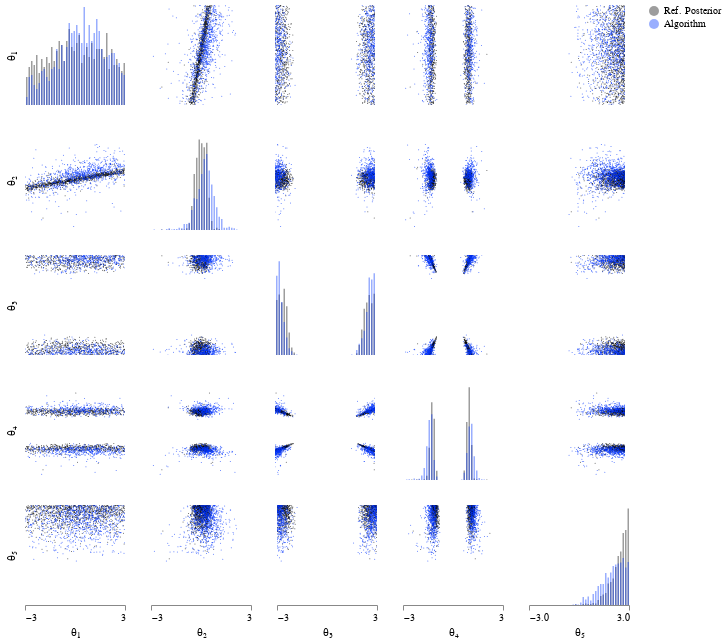

Notebook code cell kept with this figure:
### Code cell
from sbi_ebm.sbibm.tasks import get_task
import torch
import numpy as np
from sbibm.visualisation import fig_posterior
import deneb as den

i = -1

f = fig_posterior(
    # samples_tensor=result.result.train_results.posterior_samples,
    # samples_tensor=result.result.single_round_results[i].posterior_samples,
    # samples_tensor=result.result.single_round_results[0].train_theta,
    # samples_tensor=torch.from_numpy(np.array(ret_sunle.train_results.posterior_samples)),
    samples_tensor=torch.from_numpy(np.array(thetas_post)),
    num_samples=min(len(ret_sunle.train_results.single_round_results[i].posterior_samples), 1000),
    # task_name=result.result.train_results.config['task'],
    # task=get_task(result.result.train_results.config['task'])
    # task_name="LDCT",
    # task=get_task("LDCT")
    task_name=ret_sunle.train_results.config.task.task_name,
    task=get_task(ret_sunle.train_results.config.task.task_name),
    num_observation=ret_sunle.train_results.config.task.num_observation,
    # limits="Ref. Posterior"
)

den.set_style(width=100, height=100)
f

### Figure 1 — Vega-Lite specification as saved in the notebook (floating-point values rounded to 4 significant figures; data arrays with more than 128 entries replaced by an {"elided": "..."} marker saying what was removed)
{"config": {"view": {"strokeWidth": 0, "continuousHeight": 100, "discreteHeight": 100, "continuousWidth": 100, "discreteWidth": 100}, "axis": {"labelFontWeight": "normal", "titleFontWeight": "normal", "grid": false}, "header": {"labelFontWeight": "normal", "titleFontWeight": "normal"}, "legend": {"labelFontWeight": "normal", "titleFontWeight": "normal"}}, "vconcat": [{"hconcat": [{"mark": {"type": "bar", "clip": true, "opacity": 0.4}, "encoding": {"color": {"field": "sample", "legend": {"columns": 1, "orient": "right", "title": null}, "scale": {"domain": ["Ref. Posterior", "Algorithm"], "range": ["#0a0a0a", "#0035FD"]}, "type": "nominal"}, "x": {"axis": {"domainWidth": 0, "labels": false, "tickWidth": 0, "title": ""}, "bin": {"extent": [-3.0, 3.0], "step": 0.15}, "field": "θ₁", "scale": {"domain": [-3.0, 3.0], "zero": false}, "type": "quantitative"}, "y": {"aggregate": "count", "axis": {"domainWidth": 0, "labels": false, "tickWidth": 0, "title": "θ₁"}, "stack": null, "type": "quantitative"}}}, {"mark": {"type": "circle", "clip": true, "size": 1.0}, "encoding": {"color": {"field": "sample", "legend": {"columns": 1, "orient": "right", "title": null}, "scale": {"domain": ["Ref. Posterior", "Algorithm"], "range": ["#0a0a0a", "#0035FD"]}, "type": "nominal"}, "x": {"axis": {"domainWidth": 0, "labels": false, "tickWidth": 0, "title": ""}, "field": "θ₂", "scale": {"domain": [-3.0, 3.0], "zero": false}, "type": "quantitative"}, "y": {"axis": {"domainWidth": 0, "labels": false, "tickWidth": 0, "title": ""}, "field": "θ₁", "scale": {"domain": [-3.0, 3.0], "zero": false}, "type": "quantitative"}}}, {"mark": {"type": "circle", "clip": true, "size": 1.0}, "encoding": {"color": {"field": "sample", "legend": {"columns": 1, "orient": "right", "title": null}, "scale": {"domain": ["Ref. Posterior", "Algorithm"], "range": ["#0a0a0a", "#0035FD"]}, "type": "nominal"}, "x": {"axis": {"domainWidth": 0, "labels": false, "tickWidth": 0, "title": ""}, "field": "θ₃", "scale": {"domain": [-3.0, 3.0], "zero": false}, "type": "quantitative"}, "y": {"axis": {"domainWidth": 0, "labels": false, "tickWidth": 0, "title": ""}, "field": "θ₁", "scale": {"domain": [-3.0, 3.0], "zero": false}, "type": "quantitative"}}}, {"mark": {"type": "circle", "clip": true, "size": 1.0}, "encoding": {"color": {"field": "sample", "legend": {"columns": 1, "orient": "right", "title": null}, "scale": {"domain": ["Ref. Posterior", "Algorithm"], "range": ["#0a0a0a", "#0035FD"]}, "type": "nominal"}, "x": {"axis": {"domainWidth": 0, "labels": false, "tickWidth": 0, "title": ""}, "field": "θ₄", "scale": {"domain": [-3.0, 3.0], "zero": false}, "type": "quantitative"}, "y": {"axis": {"domainWidth": 0, "labels": false, "tickWidth": 0, "title": ""}, "field": "θ₁", "scale": {"domain": [-3.0, 3.0], "zero": false}, "type": "quantitative"}}}, {"mark": {"type": "circle", "clip": true, "size": 1.0}, "encoding": {"color": {"field": "sample", "legend": {"columns": 1, "orient": "right", "title": null}, "scale": {"domain": ["Ref. Posterior", "Algorithm"], "range": ["#0a0a0a", "#0035FD"]}, "type": "nominal"}, "x": {"axis": {"domainWidth": 0, "labels": false, "tickWidth": 0, "title": ""}, "field": "θ₅", "scale": {"domain": [-3.0, 3.0], "zero": false}, "type": "quantitative"}, "y": {"axis": {"domainWidth": 0, "labels": false, "tickWidth": 0, "title": ""}, "field": "θ₁", "scale": {"domain": [-3.0, 3.0], "zero": false}, "type": "quantitative"}}}]}, {"hconcat": [{"mark": {"type": "circle", "clip": true, "size": 1.0}, "encoding": {"color": {"field": "sample", "legend": {"columns": 1, "orient": "right", "title": null}, "scale": {"domain": ["Ref. Posterior", "Algorithm"], "range": ["#0a0a0a", "#0035FD"]}, "type": "nominal"}, "x": {"axis": {"domainWidth": 0, "labels": false, "tickWidth": 0, "title": ""}, "field": "θ₁", "scale": {"domain": [-3.0, 3.0], "zero": false}, "type": "quantitative"}, "y": {"axis": {"domainWidth": 0, "labels": false, "tickWidth": 0, "title": "θ₂", "values": [-3.0, 3.0]}, "field": "θ₂", "scale": {"domain": [-3.0, 3.0], "zero": false}, "type": "quantitative"}}}, {"mark": {"type": "bar", "clip": true, "opacity": 0.4}, "encoding": {"color": {"field": "sample", "legend": {"columns": 1, "orient": "right", "title": null}, "scale": {"domain": ["Ref. Posterior", "Algorithm"], "range": ["#0a0a0a", "#0035FD"]}, "type": "nominal"}, "x": {"axis": {"domainWidth": 0, "labels": false, "tickWidth": 0, "title": ""}, "bin": {"extent": [-3.0, 3.0], "step": 0.15}, "field": "θ₂", "scale": {"domain": [-3.0, 3.0], "zero": false}, "type": "quantitative"}, "y": {"aggregate": "count", "axis": {"domainWidth": 0, "labels": false, "tickWidth": 0, "title": ""}, "stack": null, "type": "quantitative"}}}, {"mark": {"type": "circle", "clip": true, "size": 1.0}, "encoding": {"color": {"field": "sample", "legend": {"columns": 1, "orient": "right", "title": null}, "scale": {"domain": ["Ref. Posterior", "Algorithm"], "range": ["#0a0a0a", "#0035FD"]}, "type": "nominal"}, "x": {"axis": {"domainWidth": 0, "labels": false, "tickWidth": 0, "title": ""}, "field": "θ₃", "scale": {"domain": [-3.0, 3.0], "zero": false}, "type": "quantitative"}, "y": {"axis": {"domainWidth": 0, "labels": false, "tickWidth": 0, "title": ""}, "field": "θ₂", "scale": {"domain": [-3.0, 3.0], "zero": false}, "type": "quantitative"}}}, {"mark": {"type": "circle", "clip": true, "size": 1.0}, "encoding": {"color": {"field": "sample", "legend": {"columns": 1, "orient": "right", "title": null}, "scale": {"domain": ["Ref. Posterior", "Algorithm"], "range": ["#0a0a0a", "#0035FD"]}, "type": "nominal"}, "x": {"axis": {"domainWidth": 0, "labels": false, "tickWidth": 0, "title": ""}, "field": "θ₄", "scale": {"domain": [-3.0, 3.0], "zero": false}, "type": "quantitative"}, "y": {"axis": {"domainWidth": 0, "labels": false, "tickWidth": 0, "title": ""}, "field": "θ₂", "scale": {"domain": [-3.0, 3.0], "zero": false}, "type": "quantitative"}}}, {"mark": {"type": "circle", "clip": true, "size": 1.0}, "encoding": {"color": {"field": "sample", "legend": {"columns": 1, "orient": "right", "title": null}, "scale": {"domain": ["Ref. Posterior", "Algorithm"], "range": ["#0a0a0a", "#0035FD"]}, "type": "nominal"}, "x": {"axis": {"domainWidth": 0, "labels": false, "tickWidth": 0, "title": ""}, "field": "θ₅", "scale": {"domain": [-3.0, 3.0], "zero": false}, "type": "quantitative"}, "y": {"axis": {"domainWidth": 0, "labels": false, "tickWidth": 0, "title": ""}, "field": "θ₂", "scale": {"domain": [-3.0, 3.0], "zero": false}, "type": "quantitative"}}}]}, {"hconcat": [{"mark": {"type": "circle", "clip": true, "size": 1.0}, "encoding": {"color": {"field": "sample", "legend": {"columns": 1, "orient": "right", "title": null}, "scale": {"domain": ["Ref. Posterior", "Algorithm"], "range": ["#0a0a0a", "#0035FD"]}, "type": "nominal"}, "x": {"axis": {"domainWidth": 0, "labels": false, "tickWidth": 0, "title": ""}, "field": "θ₁", "scale": {"domain": [-3.0, 3.0], "zero": false}, "type": "quantitative"}, "y": {"axis": {"domainWidth": 0, "labels": false, "tickWidth": 0, "title": "θ₃", "values": [-3.0, 3.0]}, "field": "θ₃", "scale": {"domain": [-3.0, 3.0], "zero": false}, "type": "quantitative"}}}, {"mark": {"type": "circle", "clip": true, "size": 1.0}, "encoding": {"color": {"field": "sample", "legend": {"columns": 1, "orient": "right", "title": null}, "scale": {"domain": ["Ref. Posterior", "Algorithm"], "range": ["#0a0a0a", "#0035FD"]}, "type": "nominal"}, "x": {"axis": {"domainWidth": 0, "labels": false, "tickWidth": 0, "title": ""}, "field": "θ₂", "scale": {"domain": [-3.0, 3.0], "zero": false}, "type": "quantitative"}, "y": {"axis": {"domainWidth": 0, "labels": false, "tickWidth": 0, "title": ""}, "field": "θ₃", "scale": {"domain": [-3.0, 3.0], "zero": false}, "type": "quantitative"}}}, {"mark": {"type": "bar", "clip": true, "opacity": 0.4}, "encoding": {"color": {"field": "sample", "legend": {"columns": 1, "orient": "right", "title": null}, "scale": {"domain": ["Ref. Posterior", "Algorithm"], "range": ["#0a0a0a", "#0035FD"]}, "type": "nominal"}, "x": {"axis": {"domainWidth": 0, "labels": false, "tickWidth": 0, "title": ""}, "bin": {"extent": [-3.0, 3.0], "step": 0.15}, "field": "θ₃", "scale": {"domain": [-3.0, 3.0], "zero": false}, "type": "quantitative"}, "y": {"aggregate": "count", "axis": {"domainWidth": 0, "labels": false, "tickWidth": 0, "title": ""}, "stack": null, "type": "quantitative"}}}, {"mark": {"type": "circle", "clip": true, "size": 1.0}, "encoding": {"color": {"field": "sample", "legend": {"columns": 1, "orient": "right", "title": null}, "scale": {"domain": ["Ref. Posterior", "Algorithm"], "range": ["#0a0a0a", "#0035FD"]}, "type": "nominal"}, "x": {"axis": {"domainWidth": 0, "labels": false, "tickWidth": 0, "title": ""}, "field": "θ₄", "scale": {"domain": [-3.0, 3.0], "zero": false}, "type": "quantitative"}, "y": {"axis": {"domainWidth": 0, "labels": false, "tickWidth": 0, "title": ""}, "field": "θ₃", "scale": {"domain": [-3.0, 3.0], "zero": false}, "type": "quantitative"}}}, {"mark": {"type": "circle", "clip": true, "size": 1.0}, "encoding": {"color": {"field": "sample", "legend": {"columns": 1, "orient": "right", "title": null}, "scale": {"domain": ["Ref. Posterior", "Algorithm"], "range": ["#0a0a0a", "#0035FD"]}, "type": "nominal"}, "x": {"axis": {"domainWidth": 0, "labels": false, "tickWidth": 0, "title": ""}, "field": "θ₅", "scale": {"domain": [-3.0, 3.0], "zero": false}, "type": "quantitative"}, "y": {"axis": {"domainWidth": 0, "labels": false, "tickWidth": 0, "title": ""}, "field": "θ₃", "scale": {"domain": [-3.0, 3.0], "zero": false}, "type": "quantitative"}}}]}, {"hconcat": [{"mark": {"type": "circle", "clip": true, "size": 1.0}, "encoding": {"color": {"field": "sample", "legend": {"columns": 1, "orient": "right", "title": null}, "scale": {"domain": ["Ref. Posterior", "Algorithm"], "range": ["#0a0a0a", "#0035FD"]}, "type": "nominal"}, "x": {"axis": {"domainWidth": 0, "labels": false, "tickWidth": 0, "title": ""}, "field": "θ₁", "scale": {"domain": [-3.0, 3.0], "zero": false}, "type": "quantitative"}, "y": {"axis": {"domainWidth": 0, "labels": false, "tickWidth": 0, "title": "θ₄", "values": [-3.0, 3.0]}, "field": "θ₄", "scale": {"domain": [-3.0, 3.0], "zero": false}, "type": "quantitative"}}}, {"mark": {"type": "circle", "clip": true, "size": 1.0}, "encoding": {"color": {"field": "sample", "legend": {"columns": 1, "orient": "right", "title": null}, "scale": {"domain": ["Ref. Posterior", "Algorithm"], "range": ["#0a0a0a", "#0035FD"]}, "type": "nominal"}, "x": {"axis": {"domainWidth": 0, "labels": false, "tickWidth": 0, "title": ""}, "field": "θ₂", "scale": {"domain": [-3.0, 3.0], "zero": false}, "type": "quantitative"}, "y": {"axis": {"domainWidth": 0, "labels": false, "tickWidth": 0, "title": ""}, "field": "θ₄", "scale": {"domain": [-3.0, 3.0], "zero": false}, "type": "quantitative"}}}, {"mark": {"type": "circle", "clip": true, "size": 1.0}, "encoding": {"color": {"field": "sample", "legend": {"columns": 1, "orient": "right", "title": null}, "scale": {"domain": ["Ref. Posterior", "Algorithm"], "range": ["#0a0a0a", "#0035FD"]}, "type": "nominal"}, "x": {"axis": {"domainWidth": 0, "labels": false, "tickWidth": 0, "title": ""}, "field": "θ₃", "scale": {"domain": [-3.0, 3.0], "zero": false}, "type": "quantitative"}, "y": {"axis": {"domainWidth": 0, "labels": false, "tickWidth": 0, "title": ""}, "field": "θ₄", "scale": {"domain": [-3.0, 3.0], "zero": false}, "type": "quantitative"}}}, {"mark": {"type": "bar", "clip": true, "opacity": 0.4}, "encoding": {"color": {"field": "sample", "legend": {"columns": 1, "orient": "right", "title": null}, "scale": {"domain": ["Ref. Posterior", "Algorithm"], "range": ["#0a0a0a", "#0035FD"]}, "type": "nominal"}, "x": {"axis": {"domainWidth": 0, "labels": false, "tickWidth": 0, "title": ""}, "bin": {"extent": [-3.0, 3.0], "step": 0.15}, "field": "θ₄", "scale": {"domain": [-3.0, 3.0], "zero": false}, "type": "quantitative"}, "y": {"aggregate": "count", "axis": {"domainWidth": 0, "labels": false, "tickWidth": 0, "title": ""}, "stack": null, "type": "quantitative"}}}, {"mark": {"type": "circle", "clip": true, "size": 1.0}, "encoding": {"color": {"field": "sample", "legend": {"columns": 1, "orient": "right", "title": null}, "scale": {"domain": ["Ref. Posterior", "Algorithm"], "range": ["#0a0a0a", "#0035FD"]}, "type": "nominal"}, "x": {"axis": {"domainWidth": 0, "labels": false, "tickWidth": 0, "title": ""}, "field": "θ₅", "scale": {"domain": [-3.0, 3.0], "zero": false}, "type": "quantitative"}, "y": {"axis": {"domainWidth": 0, "labels": false, "tickWidth": 0, "title": ""}, "field": "θ₄", "scale": {"domain": [-3.0, 3.0], "zero": false}, "type": "quantitative"}}}]}, {"hconcat": [{"mark": {"type": "circle", "clip": true, "size": 1.0}, "encoding": {"color": {"field": "sample", "legend": {"columns": 1, "orient": "right", "title": null}, "scale": {"domain": ["Ref. Posterior", "Algorithm"], "range": ["#0a0a0a", "#0035FD"]}, "type": "nominal"}, "x": {"axis": {"values": [-3.0, 3.0]}, "field": "θ₁", "scale": {"domain": [-3.0, 3.0], "zero": false}, "type": "quantitative"}, "y": {"axis": {"domainWidth": 0, "labels": false, "tickWidth": 0, "title": "θ₅", "values": [-3.0, 3.0]}, "field": "θ₅", "scale": {"domain": [-3.0, 3.0], "zero": false}, "type": "quantitative"}}}, {"mark": {"type": "circle", "clip": true, "size": 1.0}, "encoding": {"color": {"field": "sample", "legend": {"columns": 1, "orient": "right", "title": null}, "scale": {"domain": ["Ref. Posterior", "Algorithm"], "range": ["#0a0a0a", "#0035FD"]}, "type": "nominal"}, "x": {"axis": {"values": [-3.0, 3.0]}, "field": "θ₂", "scale": {"domain": [-3.0, 3.0], "zero": false}, "type": "quantitative"}, "y": {"axis": {"domainWidth": 0, "labels": false, "tickWidth": 0, "title": ""}, "field": "θ₅", "scale": {"domain": [-3.0, 3.0], "zero": false}, "type": "quantitative"}}}, {"mark": {"type": "circle", "clip": true, "size": 1.0}, "encoding": {"color": {"field": "sample", "legend": {"columns": 1, "orient": "right", "title": null}, "scale": {"domain": ["Ref. Posterior", "Algorithm"], "range": ["#0a0a0a", "#0035FD"]}, "type": "nominal"}, "x": {"axis": {"values": [-3.0, 3.0]}, "field": "θ₃", "scale": {"domain": [-3.0, 3.0], "zero": false}, "type": "quantitative"}, "y": {"axis": {"domainWidth": 0, "labels": false, "tickWidth": 0, "title": ""}, "field": "θ₅", "scale": {"domain": [-3.0, 3.0], "zero": false}, "type": "quantitative"}}}, {"mark": {"type": "circle", "clip": true, "size": 1.0}, "encoding": {"color": {"field": "sample", "legend": {"columns": 1, "orient": "right", "title": null}, "scale": {"domain": ["Ref. Posterior", "Algorithm"], "range": ["#0a0a0a", "#0035FD"]}, "type": "nominal"}, "x": {"axis": {"values": [-3.0, 3.0]}, "field": "θ₄", "scale": {"domain": [-3.0, 3.0], "zero": false}, "type": "quantitative"}, "y": {"axis": {"domainWidth": 0, "labels": false, "tickWidth": 0, "title": ""}, "field": "θ₅", "scale": {"domain": [-3.0, 3.0], "zero": false}, "type": "quantitative"}}}, {"mark": {"type": "bar", "clip": true, "opacity": 0.4}, "encoding": {"color": {"field": "sample", "legend": {"columns": 1, "orient": "right", "title": null}, "scale": {"domain": ["Ref. Posterior", "Algorithm"], "range": ["#0a0a0a", "#0035FD"]}, "type": "nominal"}, "x": {"axis": {"title": "θ₅", "values": [-3.0, 3.0]}, "bin": {"extent": [-3.0, 3.0], "step": 0.15}, "field": "θ₅", "scale": {"domain": [-3.0, 3.0], "zero": false}, "type": "quantitative"}, "y": {"aggregate": "count", "axis": {"domainWidth": 0, "labels": false, "tickWidth": 0, "title": ""}, "stack": null, "type": "quantitative"}}}]}], "data": {"name": "data-5fceeb0ed47198f46b0ee44b80c54cad"}, "$schema": "https://vega.github.io/schema/vega-lite/v4.17.0.json", "datasets": {"data-5fceeb0ed47198f46b0ee44b80c54cad": {"elided": "2000 records"}}}
